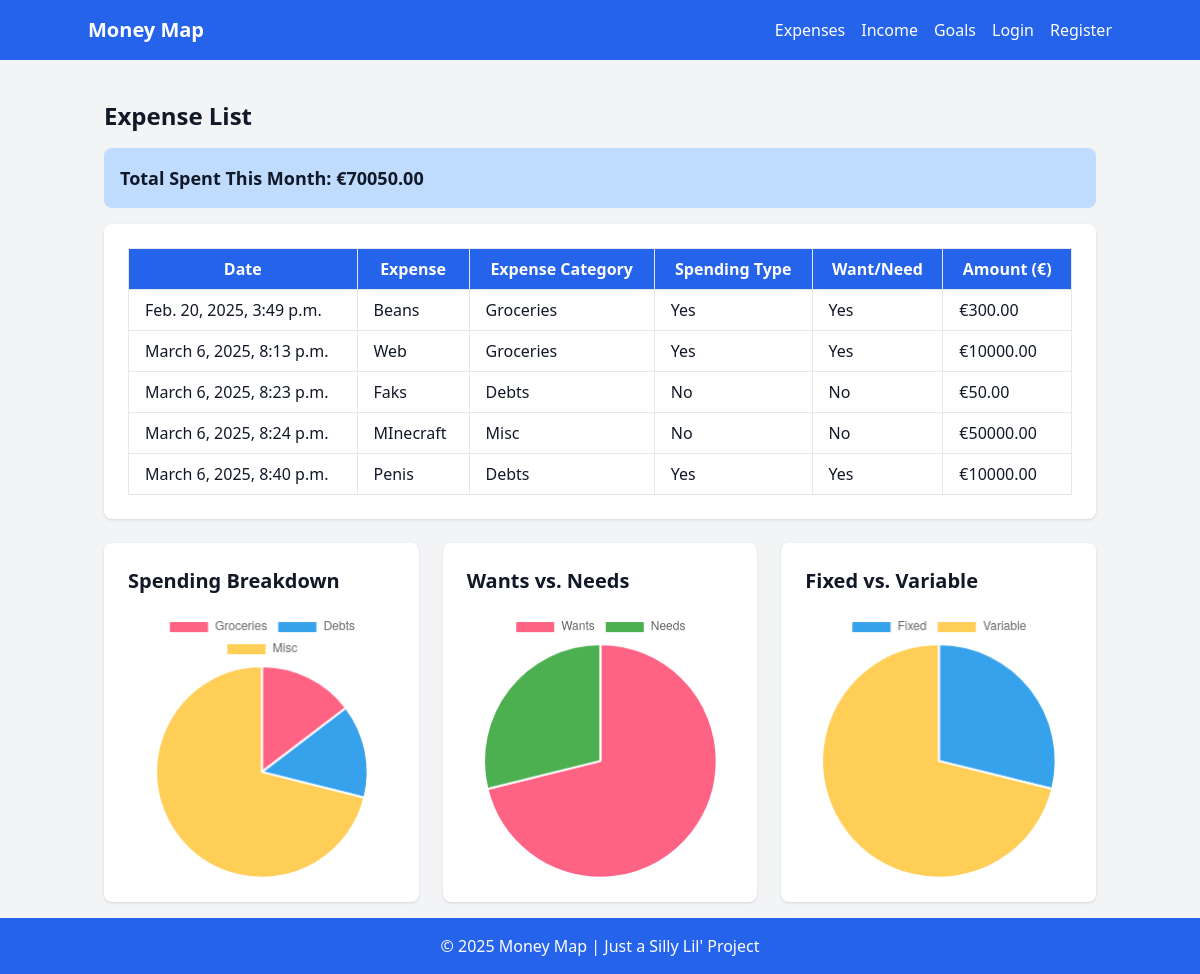
Page /expense-tracker/ on the committed database.
### main/models.py (models this page shows, shortened)
class Transaction(models.Model):
    date = models.DateTimeField(default=timezone.now)
    name = models.CharField(max_length=20)
    amount = models.DecimalField(max_digits=10, decimal_places=2, default=0.00)
    user = models.ForeignKey(User, default=1, on_delete=models.CASCADE)
    class Meta:
        abstract = True

class Expense(Transaction):
    category = models.ForeignKey(Category, on_delete=models.SET_NULL, null=True)
    is_fixed = models.BooleanField(default=True)
    is_necessity = models.BooleanField(default=True)

class Category(models.Model):
    name = models.CharField(max_length=100)
    description = models.TextField(blank=True, null=True)
    user = models.ForeignKey(User, default=1, on_delete=models.CASCADE)

### main/views.py (the view)
# urls.py: path('expense-tracker/', ExpenseList.as_view(), name='expense_list'),
class ExpenseList(BaseListView):
    model = Expense
    search_fields = ['name', 'amount', 'date', 'is_fixed', 'is_necessity', 'category']
    template_name = 'main/expense_list.html'
    context_object_name = "expenses"
    def get_context_data(self, **kwargs):
        context = super().get_context_data(**kwargs)
        from django.utils.timezone import now
        current_month = now().month
        current_year = now().year
        expenses = Expense.objects.all()
        context['expenses'] = expenses
        total_spent = expenses.filter(date__month=current_month, date__year=current_year).aggregate(total=Sum('amount'))['total'] or 0
        context['total_spent'] = total_spent
        categories = Expense.objects.values('category').annotate(total_spent=Sum('amount'))
        for i in categories:
            i['name'] = Category.objects.get(pk=i['category']).name
        context['categories'] = categories
        print(categories)
        wants_total = expenses.filter(is_necessity=False).aggregate(total=Sum('amount'))['total'] or 0
        needs_total = expenses.filter(is_necessity=True).aggregate(total=Sum('amount'))['total'] or 0
        context['wants_vs_needs'] = {'Wants': wants_total, 'Needs': needs_total}
        fixed_total = expenses.filter(is_fixed=True).aggregate(total=Sum('amount'))['total'] or 0
        variable_total = expenses.filter(is_fixed=False).aggregate(total=Sum('amount'))['total'] or 0
        context['fixed_vs_variable'] = {'Fixed': fixed_total, 'Variable': variable_total}
        return context

### main/views.py (called while the page is built)
    def get_queryset(self):
        queryset = super().get_queryset()
        search_query = self.request.GET.get('q')
        if search_query and self.search_fields:
            query = Q()
            for field in self.search_fields:
                query |= Q(**{f"{field}__icontains": search_query})
            queryset = queryset.filter(query)
        return queryset

### templates/main/expense_list.html (shortened to what this page needs)
{% extends 'base.html' %}
{% block content %}
<h1 class="text-2xl font-bold mb-4">Expense List</h1>
<div class="bg-blue-200 p-4 rounded-lg text-lg font-semibold mb-4">
    Total Spent This Month: €{{ total_spent|floatformat:2 }}
</div>
<div class="overflow-x-auto bg-white p-6 rounded-lg shadow">
    <table class="min-w-full border border-gray-300">
        <thead>
            <tr class="bg-blue-600 text-white">
                <th class="py-2 px-4 border">Date</th>
                <th class="py-2 px-4 border">Expense</th>
                <th class="py-2 px-4 border">Expense Category</th>
                <th class="py-2 px-4 border">Spending Type</th>
                <th class="py-2 px-4 border">Want/Need</th>
                <th class="py-2 px-4 border">Amount (€)</th>
            </tr>
        </thead>
        <tbody>
            {% for expense in expenses %}
            <tr class="border">
                <td class="py-2 px-4 border">{{ expense.date }}</td>
                <td class="py-2 px-4 border">{{ expense.name }}</td>
                <td class="py-2 px-4 border">{{ expense.category.name }}</td>
                <td class="py-2 px-4 border">{{ expense.is_fixed|yesno:"Yes,No" }}</td>
                <td class="py-2 px-4 border">{{ expense.is_necessity|yesno:"Yes,No" }}</td>
                <td class="py-2 px-4 border">€{{ expense.amount|floatformat:2 }}</td>
            </tr>
            {% empty %}
            <tr>
                <td colspan="6" class="py-4 text-center text-gray-500">No expenses recorded.</td>
            </tr>
            {% endfor %}
        </tbody>
    </table>
</div>
<div class="grid grid-cols-1 md:grid-cols-3 gap-6 mt-6">
    <div class="bg-white p-6 rounded-lg shadow">
        <h2 class="text-xl font-semibold mb-4">Spending Breakdown</h2>
        <canvas id="expenseChart"></canvas>
    </div>
    <div class="bg-white p-6 rounded-lg shadow">
        <h2 class="text-xl font-semibold mb-4">Wants vs. Needs</h2>
        <canvas id="wantsNeedsChart"></canvas>
    </div>
    <div class="bg-white p-6 rounded-lg shadow">
        <h2 class="text-xl font-semibold mb-4">Fixed vs. Variable</h2>
        <canvas id="fixedVariableChart"></canvas>
    </div>
</div>
<script>
    // Spending Breakdown Chart
    const ctx1 = document.getElementById('expenseChart').getContext('2d');
    const expenseData = {
        labels: [{% for category in categories %}"{{ category.name }}",{% endfor %}],
        datasets: [{
            label: 'Expenses by Category',
            data: [{% for category in categories %}{{ category.total_spent }},{% endfor %}],
            backgroundColor: ['#FF6384', '#36A2EB', '#FFCE56', '#4CAF50', '#9966FF', '#FF9F40'],
        }]
    };
    new Chart(ctx1, { type: 'pie', data: expenseData });
    // Wants vs. Needs Chart
    const ctx2 = document.getElementById('wantsNeedsChart').getContext('2d');
    const wantsNeedsData = {
        labels: ['Wants', 'Needs'],
        datasets: [{
            label: 'Wants vs. Needs',
            data: [{{ wants_vs_needs.Wants }}, {{ wants_vs_needs.Needs }}],
            backgroundColor: ['#FF6384', '#4CAF50'],
        }]
    };
    new Chart(ctx2, { type: 'pie', data: wantsNeedsData });
    // Fixed vs. Variable Chart
    const ctx3 = document.getElementById('fixedVariableChart').getContext('2d');
    const fixedVariableData = {
        labels: ['Fixed', 'Variable'],
        datasets: [{
            label: 'Fixed vs. Variable',
            data: [{{ fixed_vs_variable.Fixed }}, {{ fixed_vs_variable.Variable }}],
            backgroundColor: ['#36A2EB', '#FFCE56'],
        }]
    };
    new Chart(ctx3, { type: 'pie', data: fixedVariableData });
</script>
{% endblock %}

### templates/base.html (shortened to what this page needs)
<!DOCTYPE html>
<html lang="en">
<head>
    <script src="https://cdn.tailwindcss.com"></script>
</head>
<body class="bg-gray-100 text-gray-900 flex flex-col min-h-screen">
    <nav class="bg-blue-600 p-4">
        <div class="container mx-auto flex justify-between items-center">
            <a href="{% url 'index' %}" class="text-white text-xl font-semibold">Money Map</a>
            <ul class="flex space-x-4">
                <li><a href="{% url 'expense_list' %}" class="text-white hover:underline">Expenses</a></li>
                <li><a href="{% url 'income_list' %}" class="text-white hover:underline">Income</a></li>
                <li><a href="{% url 'goal_list' %}" class="text-white hover:underline">Goals</a></li>
                {% if user.is_authenticated %}
                    <li><a href="{% url 'logout' %}" class="text-white hover:underline">Logout</a></li>
                {% else %}
                    <li><a href="{% url 'login' %}" class="text-white hover:underline">Login</a></li>
                    <li><a href="{% url 'register' %}" class="text-white hover:underline">Register</a></li>
                {% endif %}
            </ul>
        </div>
    </nav>
    <div class="container mx-auto mt-6 p-4">
        {% block content %}{% endblock %}
    </div>
    <footer class="bg-blue-600 text-white text-center py-4 mt-auto">
        <p>&copy; 2025 Money Map | Just a Silly Lil' Project</p>
    </footer>
</body>
</html>

### rows in the picture
Expense: date "Feb. 20, 2025, 3:49 p.m.", name "Beans", category.name "Groceries", is_fixed "Yes", is_necessity "Yes", amount "300.00"
Expense: date "March 6, 2025, 8:13 p.m.", name "Web", category.name "Groceries", is_fixed "Yes", is_necessity "Yes", amount "10000.00"
Expense: date "March 6, 2025, 8:23 p.m.", name "Faks", category.name "Debts", is_fixed "No", is_necessity "No", amount "50.00"
Expense: date "March 6, 2025, 8:24 p.m.", name "MInecraft", category.name "Misc", is_fixed "No", is_necessity "No", amount "50000.00"
Expense: date "March 6, 2025, 8:40 p.m.", name "Penis", category.name "Debts", is_fixed "Yes", is_necessity "Yes", amount "10000.00"

### other values in the picture
{{ total_spent|floatformat:2 }} "70050.00"
chart data {{ category.name }} Groceries, Debts, Misc
chart data {{ category.total_spent }} 10300, 10050, 50000
chart data {{ wants_vs_needs.Wants }} 50050
chart data {{ wants_vs_needs.Needs }} 20300
